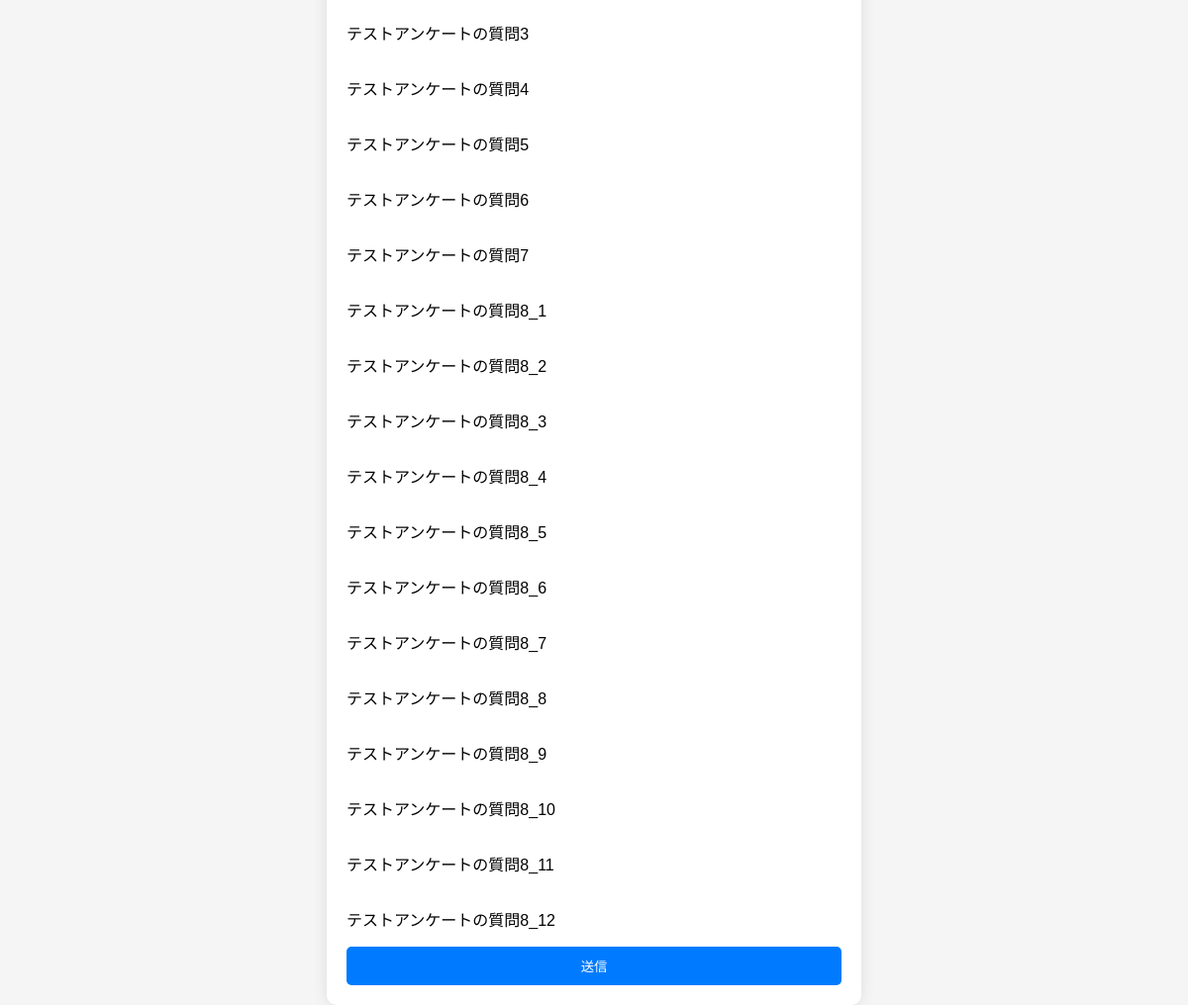
Page /survey/1 on the committed database.
### init.py (models this page shows)
class Survey(db.Model):
    __tablename__ = 'SURVEY'
    id = db.Column(db.Integer, primary_key=True, autoincrement=True, nullable=False)
    checkpoint_id = db.Column(db.Integer, db.ForeignKey('CHECKPOINT.id'), nullable=False)
    question = db.Column(db.String(120), nullable=False)
    survey_order = db.Column(Numeric(10, 2), unique=True, nullable=False)

### app.py (the view, shortened to what this page needs)
@app.route('/survey/<int:checkpoint_id>', methods=['GET', 'POST'])
def survey(checkpoint_id):
    user = Login.query.filter_by(is_agree=True).first()  # 同意したユーザーを取得
    if user is None:
        flash("同意が必要です。", 'error')
        return redirect(url_for('login', checkpoint_id=1))  # 同意がない場合はログインページにリダイレクト
    questions = Survey.query.filter_by(checkpoint_id=checkpoint_id)
    print("取得した質問:", questions)
    return render_template('survey.html', title="スタート時アンケート調査", questions=questions)

### app.py (called while the page is built)
@app.teardown_appcontext
def shutdown_session(exception=None):
    if exception:
        print(f"エラーが発生しました: {exception}")
        db.session.rollback()

### templates/survey.html (shortened to what this page needs)
{% extends "base.html" %}
{% block content %}
<form method="post">
    {% for question in questions %}
        <div>
            <p>{{ question.question }}</p>
        </div>
    {% endfor %}
    <button type="submit">送信</button>
</form>
{% endblock %}

### templates/base.html (shortened to what this page needs)
<!DOCTYPE html>
<html lang="ja">
<head>
    <link rel="stylesheet" href="{{ url_for('static', filename='styles.css') }}">
</head>
<body>
    <div class="container">
        {% block content %}{% endblock %}
    </div>
</body>
</html>

### static/styles.css (style rules this page uses)
body { font-family: Arial, sans-serif; background-color: #f5f5f5; margin: 0; padding: 0; display: flex; justify-content: center; align-items: center; height: 100vh; }
.container { max-width: 500px; width: 100%; background-color: #fff; padding: 20px; box-shadow: 0px 0px 15px rgba(0, 0, 0, 0.1); border-radius: 10px; }
button { background-color: #007bff; color: white; padding: 10px; border: none; border-radius: 5px; cursor: pointer; width: 100%; }
form { display: flex; flex-direction: column; }

### rows in the picture
Survey: question "テストアンケートの質問3"
Survey: question "テストアンケートの質問4"
Survey: question "テストアンケートの質問5"
Survey: question "テストアンケートの質問6"
Survey: question "テストアンケートの質問7"
Survey: question "テストアンケートの質問8_1"
Survey: question "テストアンケートの質問8_2"
Survey: question "テストアンケートの質問8_3"
Survey: question "テストアンケートの質問8_4"
Survey: question "テストアンケートの質問8_5"
Survey: question "テストアンケートの質問8_6"
Survey: question "テストアンケートの質問8_7"
Survey: question "テストアンケートの質問8_8"
Survey: question "テストアンケートの質問8_9"
Survey: question "テストアンケートの質問8_10"
Survey: question "テストアンケートの質問8_11"
Survey: question "テストアンケートの質問8_12"
